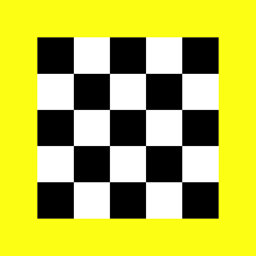
#> input picture src/relief0.png, 256 x 256 px
$ python benchmark_gt.py --source relief0.png
#> lines starting #> are read from the running program, lines starting #| are printed output that depends on the picture; after the words box and inside, x2 and y2 are one past the last pixel; in counts of white or black regions, pixels touching at a corner belong together
### src/PhaseFlowLocalFreq.py
"""
Phase-based flow with Fleet & Jepson corrections.

Two changes vs. ComplexPyramidFlow2D that the phase-method literature calls for:

  1. Local frequency, not nominal band center.
     Displacement along a filter orientation is d = Delta_phi / k, where k is the
     *measured* instantaneous frequency k = |grad phi| — NOT the filter's nominal
     center frequency scaleFt[i]. Measured via Im(grad R * conj(R) / |R|^2), which
     needs no phase unwrapping.

  2. Singularity rejection (stability of phase information).
     Phase is unreliable where the response amplitude rho -> 0 (phase singularities)
     or where the measured instantaneous frequency departs from the filter tuning.
     Such pixels are down-weighted instead of trusted.

All orientations are combined into a full 2D (U,V) vector per pixel by weighted
least squares (resolves the aperture problem), coarse-to-fine with image rewarping.

Refs: Fleet & Jepson 1990/1993, Jepson & Fleet 1991, Barron/Fleet/Beauchemin 1994.
"""

import os
import numpy as np
import matplotlib.pyplot as plt
from PIL import Image
from scipy import fft, ndimage

HERE = os.path.dirname(os.path.abspath(__file__))
EPS = 1e-9


# ----------------------------------------------------------------------------- helpers
# [6 lines left out: function load_gray, not called in this run]


def instantaneous_freq(R):
    """Phase gradient k = grad(arg R) via Im(grad R * conj(R) / |R|^2). No unwrap.
    Returns (kx, ky) in rad/px, kx along columns (x), ky along rows (y)."""
    gy, gx = np.gradient(R)                      # d/drow, d/dcol
    denom = np.abs(R) ** 2 + EPS
    kx = np.imag(gx * np.conj(R)) / denom
    ky = np.imag(gy * np.conj(R)) / denom
    return kx, ky


def build_filters(N, n_oct, n_ori, ang_power=2.0):
    """Frequency-domain single-lobe directional bandpass filters (fftshift'd).
    Returns radial[i], angular[j], theta[j], k_nom[i] (rad/px)."""
    cx = N // 2
    u = np.arange(N) - cx
    uu, vv = np.meshgrid(u, u)                   # uu: x/col, vv: y/row
    radius = np.sqrt(uu ** 2 + vv ** 2)
    ang = np.arctan2(vv, uu)                      # polar angle in frequency plane

    half = N // 2
    log_half = np.log(half)
    radial, k_nom = [], []
    log_r = np.log(np.where(radius > 0, radius, 1))
    for i in range(n_oct):
        center = i * log_half / max(n_oct - 1, 1)
        bw = log_half / max(n_oct - 1, 1)
        radial.append(np.cos(np.clip((log_r - center) / bw * (np.pi / 2),
                                     -np.pi / 2, np.pi / 2)) ** 2)
        r_i = max(half ** (i / max(n_oct - 1, 1)), 1.0)   # center radius, cycles/img
        k_nom.append(2 * np.pi * r_i / N)                 # rad/px

    theta, angular = [], []
    for j in range(n_ori):
        th = np.pi * j / n_ori                    # orientations over [0, pi)
        theta.append(th)
        # single lobe aligned with direction th (analytic signal -> real phase)
        proj = np.cos(ang - th)
        angular.append(np.clip(proj, 0, 1) ** ang_power)
    return radial, angular, theta, k_nom


def warp_image(img, U, V):
    """Sample img at (row - V, col - U); odd-reflect pad to avoid boundary aliasing."""
    N = img.shape[0]
    yy, xx = np.mgrid[0:N, 0:N]
    pad = int(np.ceil(max(1.0, np.abs(U).max(), np.abs(V).max()))) + 2
    padded = np.pad(img, pad, mode="reflect", reflect_type="odd")
    out = ndimage.map_coordinates(
        padded, [(yy - V).ravel() + pad, (xx - U).ravel() + pad],
        order=1, mode="nearest")
    return out.reshape(N, N)


# ----------------------------------------------------------------------------- core
def foreground_mask(a, thresh_frac=0.08):
    """True where image A has local structure (edges); flat background -> False.
    Phase has no meaning in flat regions, so flow there must not be trusted."""
    gy, gx = np.gradient(a)
    struct = ndimage.gaussian_filter(np.sqrt(gx ** 2 + gy ** 2), 4)
    return struct > thresh_frac * struct.max()


def phase_flow(a, b, n_oct=8, n_ori=8, oct_lo=2, oct_hi=6,
               tau_amp=0.4, tau_freq=0.5, reg=1e-3,
               min_orients=2, med=5, energy_frac=0.02):
    """Coarse-to-fine phase-based flow. Returns (U, V) pixel displacement maps and
    a diagnostics dict for plotting."""
    N = a.shape[0]
    radial, angular, theta, k_nom = build_filters(N, n_oct, n_ori)
    ffB = fft.fftshift(fft.fft2(b))
    fg = foreground_mask(a)

    # auto-skip octaves that carry no real energy in A (checkerboard has energy
    # only near its harmonic frequencies) — trusting empty bands injects noise.
    ffA0 = fft.fftshift(fft.fft2(a))
    band_e = np.array([np.sum(np.abs(ffA0) ** 2 * radial[i]) for i in range(n_oct)])
    keep = band_e > energy_frac * band_e.max()

    U = np.zeros((N, N))
    V = np.zeros((N, N))
    diag = {"kmap": None, "conf": None, "rho": None, "oct_used": [],
            "fg": fg, "band_e": band_e, "keep": keep}

    for i in range(oct_lo, oct_hi + 1):
        if not keep[i]:
            continue
        a_w = warp_image(a, U, V)                 # rewarp A by current estimate
        ffA = fft.fftshift(fft.fft2(a_w))

        # per-pixel normal-equation accumulators
        Mxx = np.zeros((N, N)); Mxy = np.zeros((N, N)); Myy = np.zeros((N, N))
        bx = np.zeros((N, N));  by = np.zeros((N, N))
        rho_sum = np.zeros((N, N)); n_valid = np.zeros((N, N))
        kmag_acc = np.zeros((N, N)); kmag_w = np.zeros((N, N))

        for j in range(n_ori):
            filt = radial[i] * angular[j]
            if filt.max() < 0.05:
                continue
            RA = fft.ifft2(fft.ifftshift(ffA * filt))
            RB = fft.ifft2(fft.ifftshift(ffB * filt))

            dphi = np.angle(RB * np.conj(RA))     # phase shift A->B in [-pi, pi]

            # measured instantaneous frequency (average of the two responses)
            kax, kay = instantaneous_freq(RA)
            kbx, kby = instantaneous_freq(RB)
            kx = 0.5 * (kax + kbx); ky = 0.5 * (kay + kby)
            ct, st = np.cos(theta[j]), np.sin(theta[j])
            kproj = kx * ct + ky * st             # local freq along orientation

            # component displacement along n_j = Delta_phi / k_local  (pixels)
            k_safe = np.where(np.abs(kproj) < 0.05, np.nan, kproj)
            s = dphi / k_safe

            # --- Fleet-Jepson stability: amplitude + frequency-consistency ---
            rho = np.abs(RA) * np.abs(RB)
            amp_ok = rho > tau_amp * np.median(rho[fg]) if np.any(fg) else rho > 0
            freq_ok = np.abs(np.abs(kproj) - k_nom[i]) < tau_freq * k_nom[i]
            valid = amp_ok & freq_ok & np.isfinite(s) & fg
            w = np.where(valid, rho, 0.0)

            s = np.nan_to_num(s)
            Mxx += w * ct * ct; Mxy += w * ct * st; Myy += w * st * st
            bx += w * s * ct;   by += w * s * st
            rho_sum += rho; n_valid += valid.astype(float)
            kmag_acc += w * np.sqrt(kx ** 2 + ky ** 2); kmag_w += w

        # solve 2x2 per pixel (regularized)
        det = Mxx * Myy - Mxy ** 2 + reg
        du = (Myy * bx - Mxy * by) / det
        dv = (Mxx * by - Mxy * bx) / det

        # robustify: spatial median removes isolated singularity outliers,
        # clamp to +-half wavelength (the max a single band can measure).
        du = ndimage.median_filter(du, size=med)
        dv = ndimage.median_filter(dv, size=med)
        half_wave = np.pi / max(k_nom[i], EPS)
        du = np.clip(du, -half_wave, half_wave)
        dv = np.clip(dv, -half_wave, half_wave)

        # only update where enough orientations agreed and we are on structure
        supp = (n_valid >= min_orients) & fg
        U = U + np.where(supp, du, 0.0)
        V = V + np.where(supp, dv, 0.0)

        diag["oct_used"].append(i)
        diag["kmap"] = kmag_acc / (kmag_w + EPS)          # last octave local freq
        diag["conf"] = n_valid / n_ori                     # fraction of valid orients
        diag["rho"] = rho_sum / n_ori

    # fill the untrusted background by smoothing from trusted foreground
    U = np.where(fg, U, 0.0)
    V = np.where(fg, V, 0.0)
    return U, V, diag


# ----------------------------------------------------------------------------- main
# [66 lines that do not run on import are left out]

### src/MultiScalePhaseFlow.py
"""
M-PME — Multi-scale Phase-based Motion Estimation (large-amplitude).

SIMPLIFIED reimplementation of the coarse-to-fine idea in
  M.Z. Li, Z.T. Yan, G. Liu, Z. Mao, "Large amplitude motion estimation via
  multi-scale phase-based video processing", Mech. Syst. Signal Process. 253
  (2026) 114301. doi:10.1016/j.ymssp.2026.114301

IMPORTANT — this is NOT faithful to the paper. The real M-PME fits an AFFINE
motion model (6 params) over a window via a Farnebaeck-style integral-image least
squares (their Eq. 15-23), with the Eq. 7 confidence and Eq. 8 directional mask.
This file instead fits a per-pixel 2-param translation, which is why it degrades
on scaling. Because scale/rotation ARE affine, the faithful method is expected to
handle them far better than this simplification does. A faithful port is TODO.

Idea: a single phase-based estimate is limited to |delta| < lambda/2 (phase wraps
past +-pi). A large displacement is decomposed across a Gaussian pyramid: at the
coarsest level the motion is downsampled by 2^L and therefore small enough to
measure without wrapping. The estimate is upsampled, used to warp the next finer
level, and only the (small) residual is measured there. Summing across levels
("motion field fusion") recovers the full large-amplitude field. No unwrapping.

This is the benchmark to compare ImplicitKalman against.
"""

import os
import numpy as np
import matplotlib.pyplot as plt
from PIL import Image
from scipy import fft, ndimage
from skimage.transform import resize

HERE = os.path.dirname(os.path.abspath(__file__))
EPS = 1e-9


# ----------------------------------------------------------------------------- helpers
# [5 lines left out: function load_gray, not called in this run]


def instantaneous_freq(R):
    """k = grad(arg R) via Im(grad R * conj(R)/|R|^2). No unwrap. (kx along x/cols)."""
    gy, gx = np.gradient(R)
    denom = np.abs(R) ** 2 + EPS
    return np.imag(gx * np.conj(R)) / denom, np.imag(gy * np.conj(R)) / denom


def gaussian_pyramid(img, levels):
    """pyr[0] = finest (original), pyr[-1] = coarsest."""
    pyr = [img]
    cur = img
    for _ in range(levels - 1):
        cur = ndimage.gaussian_filter(cur, 1.0)[::2, ::2]
        pyr.append(cur)
    return pyr


def warp(img, U, V):
    """Sample img at (row - V, col - U); odd-reflect padding."""
    H, W = img.shape
    yy, xx = np.mgrid[0:H, 0:W]
    pad = int(np.ceil(max(1.0, np.abs(U).max(), np.abs(V).max()))) + 2
    p = np.pad(img, pad, mode="reflect", reflect_type="odd")
    out = ndimage.map_coordinates(
        p, [(yy - V).ravel() + pad, (xx - U).ravel() + pad], order=1, mode="nearest")
    return out.reshape(H, W)


def oriented_filters(H, W, wavelength, n_ori, bw=0.7, ang_power=2.0):
    """Single-lobe oriented bandpass filters (fftshift'd) tuned to `wavelength` px."""
    cy, cx = H // 2, W // 2
    vv, uu = np.mgrid[0:H, 0:W]
    uu = uu - cx; vv = vv - cy
    radius = np.sqrt(uu ** 2 + vv ** 2)
    ang = np.arctan2(vv, uu)

    r0 = min(H, W) / wavelength                     # target radius in FFT bins
    log_r = np.log(np.where(radius > 0, radius, 1))
    radial = np.cos(np.clip((log_r - np.log(max(r0, 1))) / bw, -np.pi / 2, np.pi / 2)) ** 2
    k_nom = 2 * np.pi * r0 / min(H, W)              # rad/px

    filts, thetas = [], []
    for j in range(n_ori):
        th = np.pi * j / n_ori
        lobe = np.clip(np.cos(ang - th), 0, 1) ** ang_power
        filts.append(radial * lobe)
        thetas.append(th)
    return filts, thetas, k_nom


def single_scale_flow(a, b, wavelength=6.0, n_ori=6, tau_amp=0.3, tau_freq=0.6,
                      reg=1e-3, med=3):
    """One-level phase-based residual flow (motion must be < lambda/2). LS over
    orientations resolves the aperture problem; unstable phase is masked out."""
    H, W = a.shape
    ffA = fft.fftshift(fft.fft2(a))
    ffB = fft.fftshift(fft.fft2(b))
    filts, thetas, k_nom = oriented_filters(H, W, wavelength, n_ori)

    Mxx = np.zeros((H, W)); Mxy = np.zeros((H, W)); Myy = np.zeros((H, W))
    bx = np.zeros((H, W)); by = np.zeros((H, W)); n_valid = np.zeros((H, W))

    for filt, th in zip(filts, thetas):
        RA = fft.ifft2(fft.ifftshift(ffA * filt))
        RB = fft.ifft2(fft.ifftshift(ffB * filt))
        dphi = np.angle(RB * np.conj(RA))                 # in (-pi, pi]

        kax, kay = instantaneous_freq(RA)
        kbx, kby = instantaneous_freq(RB)
        kx = 0.5 * (kax + kbx); ky = 0.5 * (kay + kby)
        ct, st = np.cos(th), np.sin(th)
        kproj = kx * ct + ky * st
        k_safe = np.where(np.abs(kproj) < 0.05, np.nan, kproj)
        # shift theorem: dphi = -k.d, so displacement component d_n = -dphi/kproj
        s = -dphi / k_safe                                 # component displacement (px)

        rho = np.abs(RA) * np.abs(RB)
        amp_ok = rho > tau_amp * np.median(rho)
        freq_ok = np.abs(np.abs(kproj) - k_nom) < tau_freq * k_nom
        valid = amp_ok & freq_ok & np.isfinite(s)
        w = np.where(valid, rho, 0.0)
        s = np.nan_to_num(s)

        Mxx += w * ct * ct; Mxy += w * ct * st; Myy += w * st * st
        bx += w * s * ct; by += w * s * st
        n_valid += valid.astype(float)

    det = Mxx * Myy - Mxy ** 2 + reg
    du = (Myy * bx - Mxy * by) / det
    dv = (Mxx * by - Mxy * bx) / det
    du = ndimage.median_filter(du, size=med)
    dv = ndimage.median_filter(dv, size=med)
    half = wavelength / 2.0
    return np.clip(du, -half, half), np.clip(dv, -half, half), n_valid


# ----------------------------------------------------------------------------- M-PME
def mpme(a, b, levels=5, wavelength=6.0, n_ori=6, refine=2):
    """Coarse-to-fine multi-scale phase flow. Returns (U, V) at full resolution."""
    pa = gaussian_pyramid(a, levels)
    pb = gaussian_pyramid(b, levels)

    U = np.zeros_like(pa[-1]); V = np.zeros_like(pa[-1])     # start at coarsest
    per_level = []
    for lvl in range(levels - 1, -1, -1):                    # coarse -> fine
        Hl, Wl = pa[lvl].shape
        if U.shape != (Hl, Wl):                              # upsample estimate x2
            sy, sx = Hl / U.shape[0], Wl / U.shape[1]
            U = resize(U, (Hl, Wl), order=1, preserve_range=True) * sx
            V = resize(V, (Hl, Wl), order=1, preserve_range=True) * sy

        for _ in range(refine):                              # a few warps per level
            a_w = warp(pa[lvl], U, V)
            du, dv, nvalid = single_scale_flow(a_w, pb[lvl], wavelength, n_ori)
            U = U + du; V = V + dv
        per_level.append((lvl, float(np.sqrt(U ** 2 + V ** 2).mean())))

    return U, V, per_level


# ----------------------------------------------------------------------------- main
# [58 lines that do not run on import are left out]

### src/benchmark_gt.py
"""
Ground-truth benchmark for the phase-flow tools.

GT-by-construction: take a source image, warp it by an EXACTLY known transform
(scale / translation / rotation), which gives a pixel-exact ground-truth flow
field. Run both methods, measure endpoint error (EPE) against the GT, and sweep
the transform magnitude to expose the lambda/2 cliff.

This is the citable evidence layer: real per-pixel error metrics, not eyeballing.
The same GT mechanism accepts any real source image (--source path); a swap-in
Middlebury/Sintel .flo loader can be added later for external comparison.

Usage:
    python benchmark_gt.py            # synthetic broadband texture, scale sweep
    python benchmark_gt.py --source myimage.png
"""
import os, sys, argparse
import numpy as np
import matplotlib
import matplotlib.pyplot as plt
from scipy import ndimage

sys.path.insert(0, os.path.dirname(os.path.abspath(__file__)))
from PhaseFlowLocalFreq import phase_flow            # noqa: E402
from MultiScalePhaseFlow import mpme                 # noqa: E402

HERE = os.path.dirname(os.path.abspath(__file__))
EPS = 1e-9


# --------------------------------------------------------------------- GT construction
# [8 lines left out: function broadband_texture, not called in this run]


def warp_source(a, src_y, src_x):
    N = a.shape[0]
    pad = 4
    p = np.pad(a, pad, mode="reflect", reflect_type="odd")
    out = ndimage.map_coordinates(p, [src_y.ravel() + pad, src_x.ravel() + pad],
                                  order=3, mode="nearest")
    return out.reshape(N, N)


def make_pair(a, kind="scale", amount=1.1):
    """Return (B, gt_u, gt_v) with pixel-exact GT flow (A->B displacement)."""
    N = a.shape[0]
    yy, xx = np.mgrid[0:N, 0:N].astype(float)
    c = (N - 1) / 2.0
    if kind == "scale":
        s = amount
        src_x = c + (xx - c) / s
        src_y = c + (yy - c) / s
    elif kind == "translate":
        src_x = xx - amount
        src_y = yy - amount
    elif kind == "rotate":
        th = np.deg2rad(amount)
        ct, st = np.cos(th), np.sin(th)
        src_x = c + ct * (xx - c) + st * (yy - c)
        src_y = c - st * (xx - c) + ct * (yy - c)
    else:
        raise ValueError(kind)
    b = warp_source(a, src_y, src_x)
    gt_u = xx - src_x          # displacement that maps A -> B
    gt_v = yy - src_y
    return b, gt_u, gt_v


# --------------------------------------------------------------------- metrics
def epe(u, v, gt_u, gt_v, mask):
    """Endpoint error, sign-aligned (removes convention differences)."""
    e_pos = np.sqrt((u - gt_u) ** 2 + (v - gt_v) ** 2)
    e_neg = np.sqrt((-u - gt_u) ** 2 + (-v - gt_v) ** 2)
    e = e_pos if e_pos[mask].mean() <= e_neg[mask].mean() else e_neg
    return e, float(np.mean(e[mask])), float(np.median(e[mask]))


def central_mask(N, crop=0.12):
    m = np.zeros((N, N), bool)
    c = int(N * crop)
    m[c:N - c, c:N - c] = True
    return m


def run_single_scale(a, b):
    U, V, _ = phase_flow(a, b)
    return U, V


def run_multiscale(a, b):
    U, V, _ = mpme(a, b)
    return U, V


# --------------------------------------------------------------------- benchmark
def sweep(a, kind, amounts, mask):
    rows = []
    for amt in amounts:
        b, gu, gv = make_pair(a, kind, amt)
        max_disp = float(np.sqrt(gu ** 2 + gv ** 2)[mask].max())
        _, ss_mean, ss_med = epe(*run_single_scale(a, b), gu, gv, mask)
        _, ms_mean, ms_med = epe(*run_multiscale(a, b), gu, gv, mask)
        rows.append((amt, max_disp, ss_mean, ss_med, ms_mean, ms_med))
        print(f"  {kind} {amt:6.3f}  maxDisp {max_disp:6.2f}px | "
              f"single EPE {ss_mean:6.2f} | multi EPE {ms_mean:6.2f}")
    return np.array(rows)


def main():
    ap = argparse.ArgumentParser()
    ap.add_argument("--source", default=None, help="optional source image path")
    ap.add_argument("--kind", default="scale", choices=["scale", "translate", "rotate"])
    args = ap.parse_args()
    matplotlib.use("Agg") if "--show" not in sys.argv else None

    if args.source:
        from PIL import Image
        a = np.asarray(Image.open(args.source).convert("L")).astype(float)
    else:
        a = broadband_texture(256)
    N = a.shape[0]
    mask = central_mask(N)

    if args.kind == "scale":
        amounts = [1.0, 1.03, 1.06, 1.10, 1.15, 1.20, 1.30]
    elif args.kind == "translate":
        amounts = [0, 1, 2, 4, 6, 9, 13]
    else:
        amounts = [0, 1, 2, 4, 6, 9, 13]

    print(f"GT benchmark: kind={args.kind}, source={'synthetic' if not args.source else args.source}")
    data = sweep(a, args.kind, amounts, mask)
#> the loop in sweep, `for amt in amounts:` made 7 passes
#> (max_disp, ss_mean, ss_med, ms_mean) on passes 1 to 4: (0, 1.23e-15, 1.08e-15, 1.56e-14), (4.02, 5.32, 3.91, 0.977), (7.8, 6.27, 5.72, 1.22), (12.54, 9.24, 8.93, 1.53)
#> (printed output is left out)
#> pass 1, in foreground_mask, `gy, gx = np.gradient(a)`:
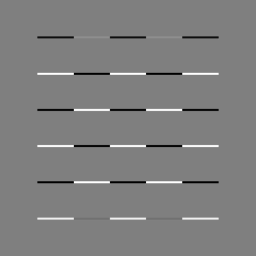
#> gy: shape (256, 256) float64; min -127.5, max 127.5, mean 0; drawn with min black and max white

    # operating point for the per-pixel panels: middle of the sweep
    op = amounts[len(amounts) // 2 + 1]
    b, gu, gv = make_pair(a, args.kind, op)
    ssU, ssV = run_single_scale(a, b); ss_e, _, _ = epe(ssU, ssV, gu, gv, mask)
#> after the loop in build_filters (call 8), `for j in range(n_ori):`:
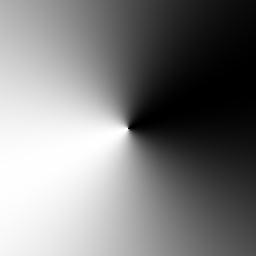
#> proj: shape (256, 256) float64; min -1, max 1, mean 0.00185; drawn with min black and max white
#> in foreground_mask (call 8), `return struct > thresh_frac * struct.max()`:
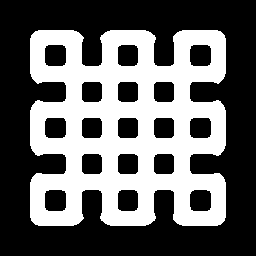
#> returned value: shape (256, 256) bool; 39.2% white; 1 white region, box (x1, y1, x2, y2) and area: (30, 30, 226, 226) 25709
#> after the loop in phase_flow (call 8), `for i in range(oct_lo, oct_hi + 1):`:
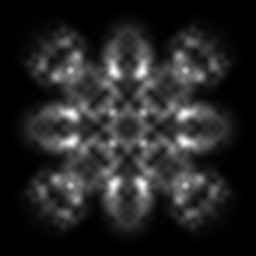
#> rho_sum: shape (256, 256) float64; min 0.271, max 5443.8, mean 794.6; drawn with min black and max white
    msU, msV = run_multiscale(a, b);  ms_e, _, _ = epe(msU, msV, gu, gv, mask)
#> after the loop in mpme (call 8), `for lvl in range(levels - 1, -1, -1):`:
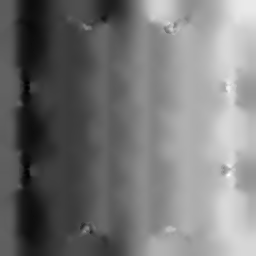
#> U: shape (256, 256) float64; min -16.87, max 19.64, mean 0.0463; drawn with min black and max white
#> after the loop in mpme (call 8), `for lvl in range(levels - 1, -1, -1):`:
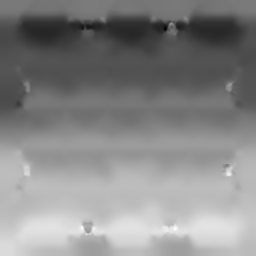
#> V: shape (256, 256) float64; min -20.84, max 18.47, mean 0.08; drawn with min black and max white
#> after the loop in mpme (call 8), `for lvl in range(levels - 1, -1, -1):`:
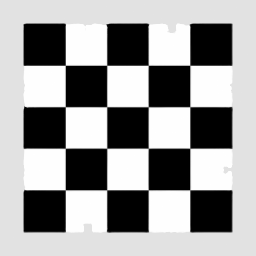
#> a_w: shape (256, 256) float64; min 0, max 255, mean 157.3; drawn with min black and max white
    gt_mag = np.sqrt(gu ** 2 + gv ** 2)

    # ---- figure
    fig = plt.figure(figsize=(16, 9))
    gs = fig.add_gridspec(2, 3, hspace=0.28, wspace=0.24)

    axc = fig.add_subplot(gs[0, :])
    axc.plot(data[:, 1], data[:, 2], "o-", color="#c0392b", label="single-scale (Fleet-Jepson) mean EPE")
    axc.plot(data[:, 1], data[:, 4], "s-", color="#0f3d6e", label="multi-scale (M-PME) mean EPE")
    axc.axhline(1.0, color="k", lw=0.6, ls=":")
    axc.set_xlabel("max GT displacement in crop (px)")
    axc.set_ylabel("mean endpoint error (px)")
    axc.set_title(f"EPE vs displacement — {args.kind} sweep (lower is better)")
    axc.legend(); axc.grid(alpha=0.4)

    a2 = fig.add_subplot(gs[1, 0]); a2.imshow(a, cmap="gray"); a2.set_title("A (source)"); a2.axis("off")
    a3 = fig.add_subplot(gs[1, 1]); im3 = a3.imshow(gt_mag, cmap="viridis")
    a3.set_title(f"GT flow magnitude ({args.kind}={op})"); a3.axis("off")
    fig.colorbar(im3, ax=a3, fraction=0.046)
    a4 = fig.add_subplot(gs[1, 2])
    vmax = float(np.percentile(np.concatenate([ss_e[mask], ms_e[mask]]), 95))
    a4.imshow(np.hstack([ss_e, ms_e]), cmap="magma", vmax=vmax)
    a4.set_title("EPE map: single-scale | multi-scale"); a4.axis("off")

    out = os.path.join(HERE, f"benchmark_gt_{args.kind}.png")
    fig.savefig(out, dpi=90, bbox_inches="tight")
    print(f"\nsummary ({args.kind}):")
    print(f"  single-scale mean EPE range: {data[:,2].min():.2f} - {data[:,2].max():.2f} px")
#|   single-scale mean EPE range: 0.00 - 13.08 px
    print(f"  multi-scale  mean EPE range: {data[:,4].min():.2f} - {data[:,4].max():.2f} px")
#|   multi-scale  mean EPE range: 0.00 - 2.95 px
    print(f"saved {out}")
    if "--show" in sys.argv:
        plt.show()


if __name__ == "__main__":
    main()
